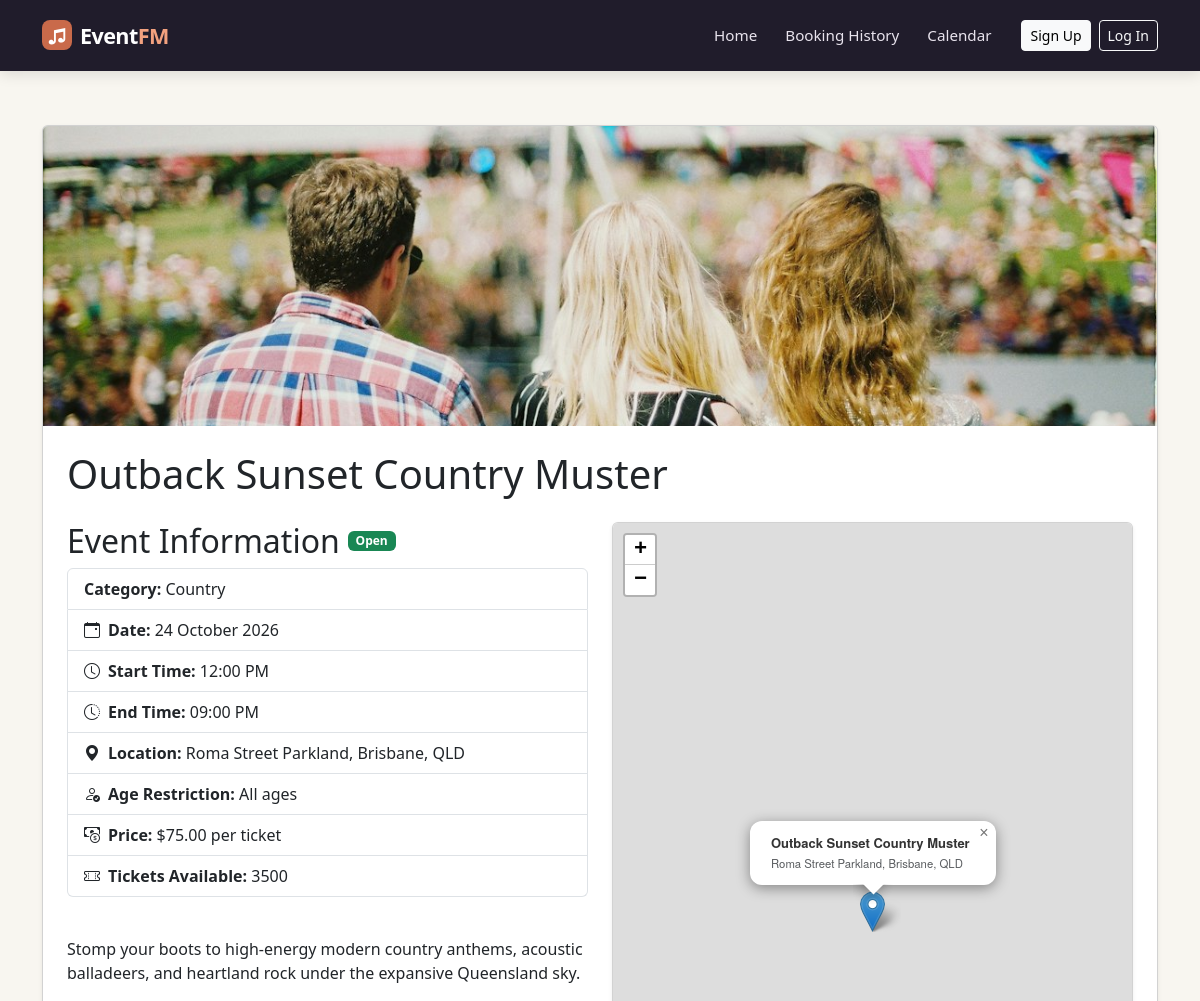
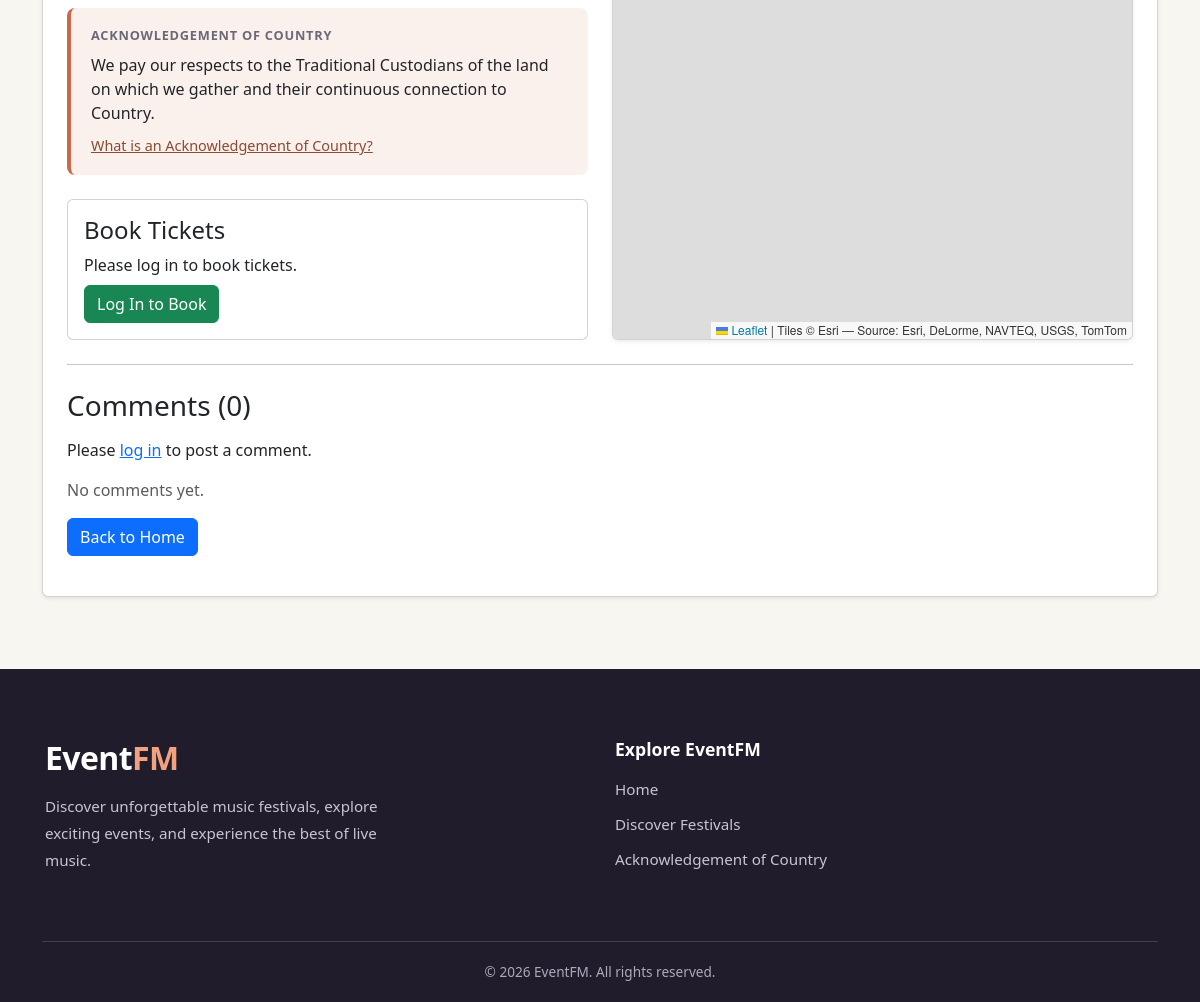
The app's page /event/6 with its own data (2 pictures, top to bottom).
### website/models.py (models this page shows)
class Event(db.Model):
    __tablename__ = 'events'
    id = db.Column(db.Integer, primary_key=True)
    title = db.Column(db.String(200), nullable=False)
    description = db.Column(db.Text, nullable=False)
    date = db.Column(db.Date, nullable=False)
    start_time = db.Column(db.Time, nullable=False)
    end_time = db.Column(db.Time, nullable=False)
    location = db.Column(db.String(200), nullable=False)
    genre = db.Column(db.String(30), nullable=False)
    age_limit = db.Column(db.String(20), nullable=False, default='all-ages')
    price = db.Column(db.Float, nullable=False)
    capacity = db.Column(db.Integer, nullable=False)
    image_filename = db.Column(db.String(200))
    status = db.Column(db.String(20), nullable=False, default='Open')
    acknowledgement_type = db.Column(db.String(20), nullable=False, default='none')
    acknowledgement_text = db.Column(db.Text)
    user_id = db.Column(db.Integer, db.ForeignKey('users.id'), nullable=False) #Links to user who created it (User.ID = Foreign Key)
    comments = db.relationship('Comment', backref='event', lazy=True)
    orders = db.relationship('Order', backref='event', lazy=True)
    chunks = db.relationship('EventChunk', backref='event', lazy=True, cascade='all, delete-orphan')
    acknowledgement = db.relationship('Acknowledgement', backref='event', uselist=False, cascade='all, delete-orphan')
    @property
    def tickets_sold(self):
        return sum(o.quantity for o in self.orders if o.booking_status != 'Cancelled')
    @property
    def tickets_remaining(self):
        return self.capacity - self.tickets_sold
    def refresh_status(self):
        if self.status == 'Cancelled':
            return
        if self.date < datetime.now().date():
            self.status = 'Inactive'
        elif self.tickets_remaining <= 0:
            self.status = 'Sold Out'
        else:
            self.status = 'Open'

### website/views.py (the view)
@main_bp.route('/event/<int:event_id>')
def event_details(event_id):
    event = Event.query.get_or_404(event_id)
    event.refresh_status()
    db.session.commit()
    booking_form = BookingForm()
    comment_form = CommentForm()
    order_id = request.args.get('order_id')
    booking_error = request.args.get('booking_error')
    return render_template(
        'event-details.html',
        event=event,
        capital_cities=aoc.CAPITAL_CITIES,
        source_labels=aoc.SOURCE_LABELS,
        booking_form=booking_form,
        comment_form=comment_form,
        order_id=order_id,
        booking_error=booking_error
    )

### website/views.py (called while the page is built)
@main_bp.app_template_filter('age_label')
def age_label(slug):
    return AGE_LABELS.get(slug, slug)

### website/templates/event-details.html (shortened to what this page needs)
{% extends "base.html" %}
{% block content %}
<link rel="stylesheet" href="https://unpkg.com/leaflet@1.9.4/dist/leaflet.css" />
<link rel="stylesheet" href="https://unpkg.com/maplibre-gl@4.0.2/dist/maplibre-gl.css" />
<div class="container">
    <div class="card mt-4 mb-4 shadow-sm">
        <img src="{{ url_for('static', filename='img/' + event.image_filename) if event.image_filename else url_for('static', filename='img/festival-1.jpg') }}"
            class="card-img-top"
            alt="{{ event.title }}"
            style="width: 100%; height: 300px; object-fit: cover; object-position: center;">
        <div class="card-body p-4">
            <h1 class="mb-4">{{ event.title }}</h1>
            <div class="row g-4 align-items-stretch">
                <div class="col-lg-6 col-12 d-flex flex-column">
                    <div class="d-flex align-items-center gap-2 mb-2 flex-wrap">
                        <h2 class="mb-0">Event Information</h2>
                        <span class="badge {{ 'bg-success' if event.status == 'Open' else ('bg-danger' if event.status == 'Cancelled' else ('bg-warning text-dark' if event.status == 'Sold Out' else 'bg-secondary')) }}">{{ event.status }}</span>
                    </div>
                    <ul class="list-group mb-4">
                        <li class="list-group-item"><strong>Category:</strong> {{ event.genre | replace('-', ' ') | title }}</li>
                        <li class="list-group-item">
                            <i class="bi bi-calendar-event me-2" aria-hidden="true"></i><strong>Date:</strong> {{ event.date.strftime('%d %B %Y') }}
                        </li>
                        <li class="list-group-item"><i class="bi bi-clock me-2" aria-hidden="true"></i><strong>Start Time:</strong> {{ event.start_time.strftime('%I:%M %p') }}</li>
                        <li class="list-group-item"><i class="bi bi-clock-history me-2" aria-hidden="true"></i><strong>End Time:</strong> {{ event.end_time.strftime('%I:%M %p') }}</li>
                        <li class="list-group-item">
                            <i class="bi bi-geo-alt-fill me-2" aria-hidden="true"></i><strong>Location:</strong>
                            <a href="https://www.google.com/maps/search/?api=1&query={{ event.location }}"
                            class="location-link"
                            target="_blank">
                            {{ event.location }}
                            </a>
                        </li>
                        <li class="list-group-item"><i class="bi bi-person-check me-2" aria-hidden="true"></i><strong>Age Restriction:</strong> {{ event.age_limit | age_label }}</li>
                        <li class="list-group-item"><i class="bi bi-cash-coin me-2" aria-hidden="true"></i><strong>Price:</strong> ${{ '%.2f'|format(event.price) }} per ticket</li>
                        <li class="list-group-item"><i class="bi bi-ticket-perforated me-2" aria-hidden="true"></i><strong>Tickets Available:</strong> {{ event.tickets_remaining }}</li>
                    </ul>
                    <p class="mt-3 mb-4">{{ event.description }}</p>
                    {% if event.acknowledgement_type != 'none' and event.acknowledgement_text %}
                    {% set detail = event.acknowledgement %}
                    <div class="aoc-event-panel mb-4">
                        <p class="aoc-label mb-2">Acknowledgement of Country</p>
                        <p class="aoc-event-text">{{ event.acknowledgement_text }}</p>
                        <a class="aoc-event-link" href="{{ url_for('main.acknowledgement_guide') }}">
                            What is an Acknowledgement of Country?
                        </a>
                    </div>
                    {% endif %}
                    {% if event.status == 'Open' %}
                        <div class="card mb-0">
                            <div class="card-body">
                                <h4>Book Tickets</h4>
                                {% if current_user.is_authenticated %}
                                    <form id="bookingForm" method="POST" action="{{ url_for('main.book_event', event_id=event.id) }}">
                                        {{ booking_form.hidden_tag() }}
                                        <div class="mb-3">
                                            {{ booking_form.quantity.label(class="form-label") }}
                                            {{ booking_form.quantity(class="form-control", min="1", max="10") }}
                                        </div>
                                        <button type="button" class="btn btn-success" onclick="if (document.getElementById('bookingForm').reportValidity()) { bootstrap.Modal.getOrCreateInstance(document.getElementById('bookingConfirmModal')).show(); }">Book Event</button>
                                    </form>
                                    <div class="modal fade" id="bookingConfirmModal" tabindex="-1" aria-labelledby="bookingConfirmModalLabel" aria-hidden="true">
                                        <div class="modal-dialog modal-dialog-centered">
                                            <div class="modal-content">
                                                <div class="modal-header">
                                                    <h5 class="modal-title" id="bookingConfirmModalLabel">Confirm Booking</h5>
                                                    <button type="button" class="btn-close" data-bs-dismiss="modal" aria-label="Close"></button>
                                                </div>
                                                <div class="modal-body">
                                                    <p>Are you sure you want to proceed with this ticket booking?</p>
                                                    <p>You will be taken to the payment page to complete your booking.</p>
                                                </div>
                                                <div class="modal-footer">
                                                    <button type="button" class="btn btn-secondary" data-bs-dismiss="modal">Go Back</button>
                                                    <button type="submit" form="bookingForm" class="btn btn-success">Continue to Payment</button>
                                                </div>
                                            </div>
                                        </div>
                                    </div>
                                {% else %}
                                    <p class="mb-2">Please log in to book tickets.</p>
                                    <a href="{{ url_for('auth.login') }}" class="btn btn-success">Log In to Book</a>
                                {% endif %}
                            </div>
                        </div>
                    {% elif event.status == 'Sold Out' %}
                        <div class="alert alert-warning mb-0">
                            This event is sold out.
                        </div>
                    {% elif event.status == 'Cancelled' %}
                        <div class="alert alert-danger mb-0">
                            This event has been cancelled.
                        </div>
                    {% elif event.status == 'Inactive' %}
                        <div class="alert alert-secondary mb-0">
                            This event is no longer available for booking.
                        </div>
                    {% endif %}
                </div>
                <div class="col-lg-6 col-12 d-flex flex-column">
                    <div class="card shadow-sm h-100 d-flex flex-column overflow-hidden mb-0">
                        <div class="card-body p-0 flex-grow-1 position-relative" style="min-height: 300px;">
                            <div id="event-map" style="position: absolute; top: 0; bottom: 0; left: 0; right: 0; width: 100%; height: 100%;"></div>
                        </div>
                    </div>
                </div>
            </div>
            <hr class="my-4">
            <h3 class="mb-3">Comments ({{ event.comments | length }})</h3>
            {% if current_user.is_authenticated %}
                <form method="POST" action="{{ url_for('main.add_comment', event_id=event.id) }}" class="mb-4">
                    {{ comment_form.hidden_tag() }}
                    <div class="mb-3">
                        {{ comment_form.content.label(class="form-label") }}
                        {{ comment_form.content(class="form-control", rows="3") }}
                    </div>
                    {{ comment_form.submit(class="btn btn-primary") }}
                </form>
            {% else %}
                 <p>
                    Please <a href="{{ url_for('auth.login') }}">log in</a> to post a comment.
                 </p>
            {% endif %}
            {% for comment in event.comments | sort(attribute='created_at', reverse=true) %}
                <div class="card mb-3">
                    <div class="card-body">
                        <div class="d-flex align-items-center gap-2 mb-2">
                            <span class="rounded-circle bg-primary text-white d-inline-flex align-items-center justify-content-center fw-bold" style="width: 40px; height: 40px;">{{ comment.author.name[:1] | upper }}</span>
                            <h6 class="card-title mb-0">{{ comment.author.name }}</h6>
                        </div>
                        <p class="card-text mb-2">{{ comment.content }}</p>
                        <small class="text-muted">
                            <i class="bi bi-clock me-1" aria-hidden="true"></i>{{ comment.created_at.strftime('%d %B %Y, %I:%M %p') }} UTC
                        </small>
                    </div>
                </div>
            {% else %}
                <p class="text-muted">No comments yet.</p>
            {% endfor %}
            <a href="{{ url_for('main.index') }}" class="btn btn-primary mb-3">Back to Home</a>
        </div>
    </div>
</div>
{% endblock %}

### website/static/styles/style.css (style rules this page uses)
body { background-color: #F8F6F0; min-height: 100vh; display: flex; flex-direction: column; }
.container { padding-top: 30px; }
.card-img-top { width: 100%; height: 300px; object-fit: cover; }
.location-link { color: inherit; text-decoration: none; }
#event-map { width: 100%; height: 100%; z-index: 1; }
.leaflet-container { font-family: inherit; }
.aoc-label { font-size: 0.8rem; font-weight: 700; letter-spacing: 0.06em; text-transform: uppercase; color: #6B6878; }
.aoc-event-panel { padding: 18px 20px; border-left: 4px solid #C96A4A; border-radius: 8px; background-color: #FBF1EC; }
.aoc-event-text { white-space: pre-line; margin-bottom: 10px; }
.aoc-event-link { font-size: 0.9rem; color: #8A4A33; }

### records on screen
Event: image_filename (picture), title "Outback Sunset Country Muster", status "Open", genre "Country", date "24 October 2026", start_time "12:00 PM", end_time "09:00 PM", location "Roma Street Parkland, Brisbane, QLD", age_limit|age_label "All ages", price "75.00", tickets_remaining "3500", description "Stomp your boots to high-energy modern country anthems, acoustic balladeers, and heartland rock under the expansive Queensland sky.", acknowledgement_text "We pay our respects to the Traditional Custodians of the land on which we gather and their continuous connection to Country."

### other values on screen
{{ event.comments | length }} "0"
